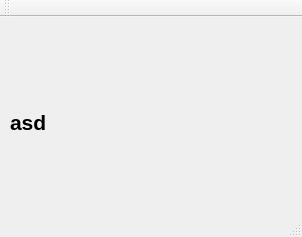
<?xml version="1.0" encoding="UTF-8"?>
<ui version="4.0">
 <class>MainWindow</class>
 <widget class="QMainWindow" name="MainWindow">
  <property name="geometry">
   <rect>
    <x>0</x>
    <y>0</y>
    <width>302</width>
    <height>237</height>
   </rect>
  </property>
  <property name="cursor">
   <cursorShape>OpenHandCursor</cursorShape>
  </property>
  <property name="windowTitle">
   <string>Stacja pogodowa</string>
  </property>
  <property name="windowOpacity">
   <double>0.900000000000000</double>
  </property>
  <widget class="QWidget" name="centralWidget">
   <widget class="QLabel" name="label">
    <property name="geometry">
     <rect>
      <x>10</x>
      <y>20</y>
      <width>281</width>
      <height>171</height>
     </rect>
    </property>
    <property name="text">
     <string>&lt;!DOCTYPE HTML PUBLIC &quot;-//W3C//DTD HTML 4.0//EN&quot; &quot;http://www.w3.org/TR/REC-html40/strict.dtd&quot;&gt;
&lt;html&gt;&lt;head&gt;&lt;meta name=&quot;qrichtext&quot; content=&quot;1&quot; /&gt;&lt;style type=&quot;text/css&quot;&gt;
p, li { white-space: pre-wrap; }
&lt;/style&gt;&lt;/head&gt;&lt;body style=&quot; font-family:'Sans Serif'; font-size:16pt; font-weight:400; font-style:normal;&quot;&gt;
&lt;p style=&quot; margin-top:12px; margin-bottom:12px; margin-left:0px; margin-right:0px; -qt-block-indent:0; text-indent:0px;&quot;&gt;&lt;span style=&quot; font-size:16pt; font-weight:600;&quot;&gt;asd&lt;/span&gt;&lt;/p&gt;&lt;/body&gt;&lt;/html&gt;</string>
    </property>
   </widget>
  </widget>
  <widget class="QMenuBar" name="menuBar">
   <property name="geometry">
    <rect>
     <x>0</x>
     <y>0</y>
     <width>302</width>
     <height>20</height>
    </rect>
   </property>
  </widget>
  <widget class="QToolBar" name="mainToolBar">
   <attribute name="toolBarArea">
    <enum>TopToolBarArea</enum>
   </attribute>
   <attribute name="toolBarBreak">
    <bool>false</bool>
   </attribute>
  </widget>
  <widget class="QStatusBar" name="statusBar"/>
 </widget>
 <layoutdefault spacing="6" margin="11"/>
 <resources/>
 <connections/>
</ui>
